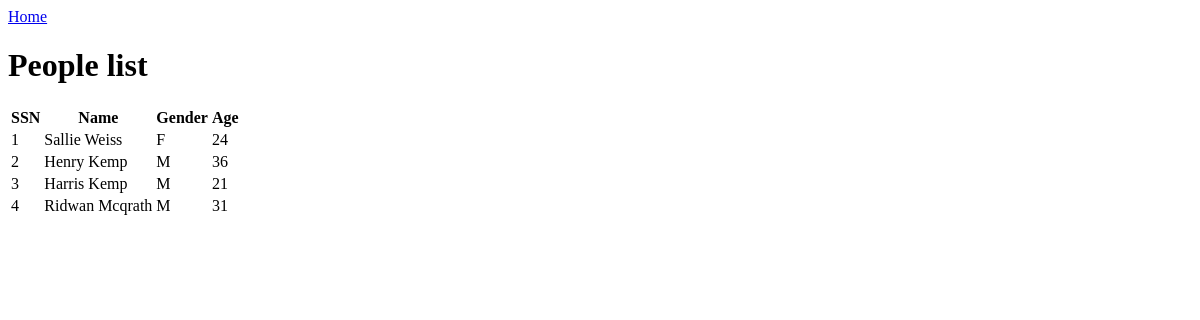
The app's page /people, older data.
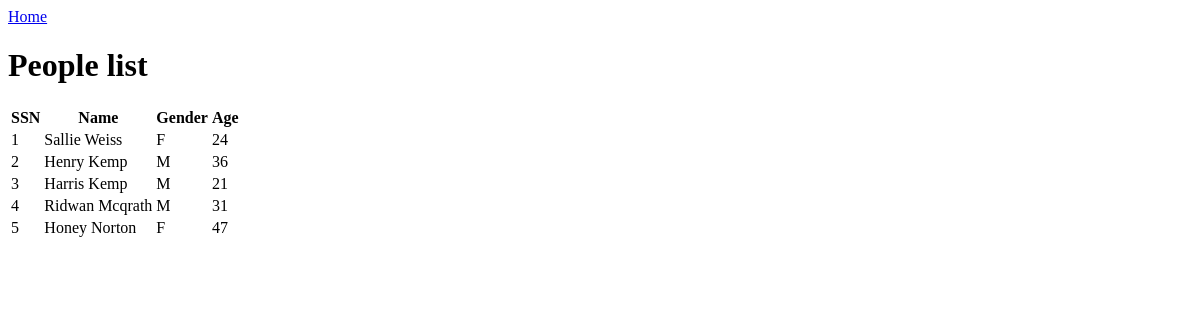
The same page, newer data.
### main.py (models this page shows, shortened)
class Person(Base):
    __tablename__ = "people"
    ssn = Column("ssn", Integer, primary_key=True)
    firstname = Column("firstname", String)
    lastname = Column("lastname", String)
    gender = Column("gender", CHAR)
    age = Column("age", Integer)

### main.py (the view)
@app.route("/people")
def people():
    people = session.query(Person).all()
    return render_template('people.html', people=people)

### templates/people.html
{% extends 'base.html' %}
{% block content %}
<a href="/">Home</a>
<h1>People list</h1>
<table>
    <thead>
        <tr>
            <th>SSN</th>
            <th>Name</th>
            <th>Gender</th>
            <th>Age</th>
        </tr>
    </thead>
    <tbody>
        {% for person in people %}
            <tr>
                <td>{{ person.ssn }}</td>
                <td>{{ person.firstname }} {{ person.lastname }}</td>
                <td>{{ person.gender }}</td>
                <td>{{ person.age }}</td>
            </tr>
        {% else %}
            <tr>
                <p>There are no people in the database</p>
            </tr>
        {% endfor %}
    </tbody>
</table>
{% endblock %}

### templates/base.html (shortened to what this page needs)
<!DOCTYPE html>
<html lang="en">
<head>
</head>
<body>
    {% block content %}{% endblock %}
</body>
</html>

Row changes from the older to the newer data that the page shows:
added Person: ssn "5", firstname "Honey", lastname "Norton", gender "F", age "47"
